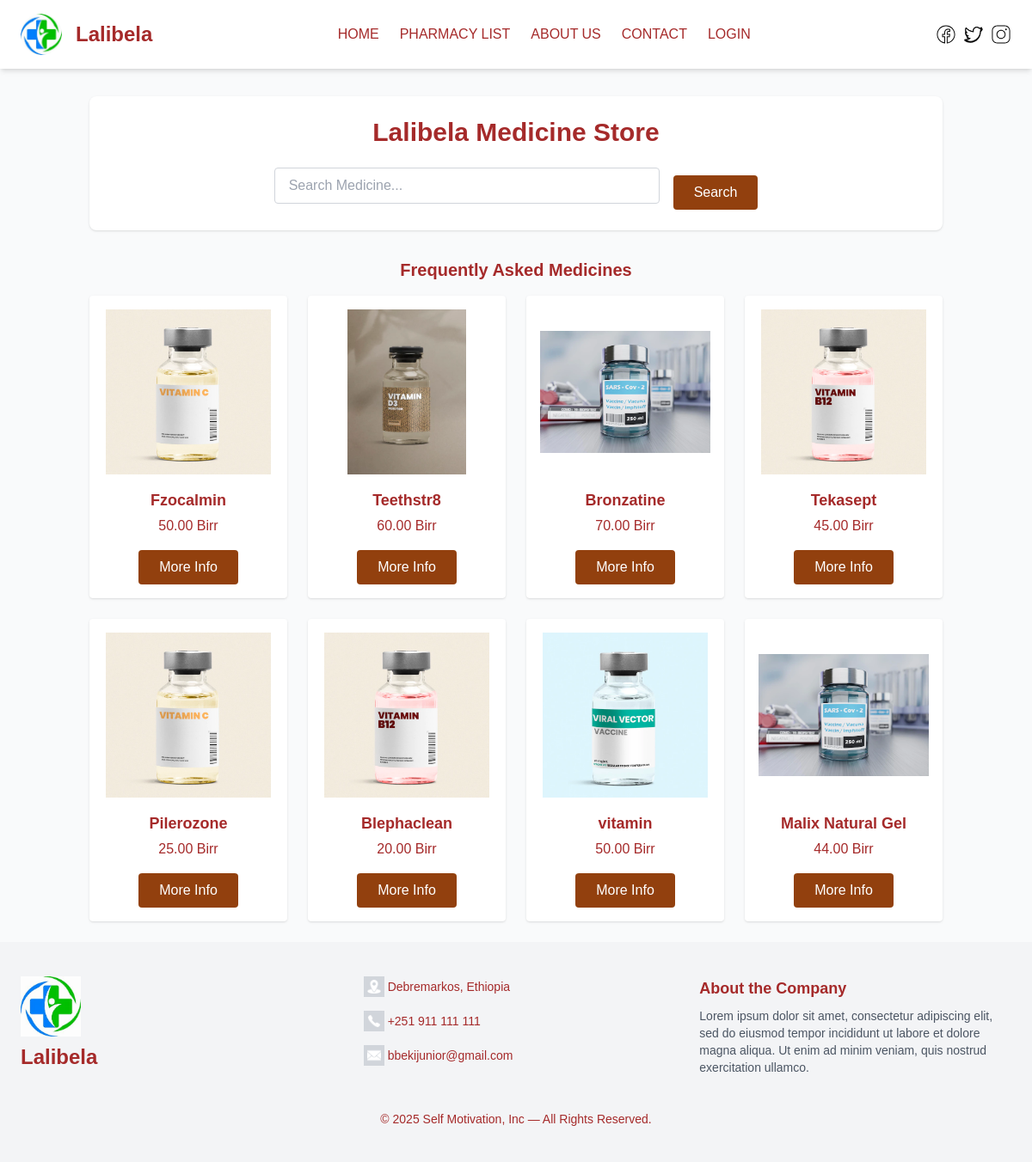
The page /pharmacy.php on the database its author committed.
### tables this page shows
CREATE TABLE `med_store` (
  `med_id` int(11) NOT NULL,
  `med_name` varchar(30) NOT NULL,
  `img` varchar(100) NOT NULL,
  `exp_date` varchar(10) NOT NULL,
  `price` int(10) NOT NULL,
  `med_desc` varchar(1000) NOT NULL
);

### pharmacy.php (the view, shortened to what this page needs)
<?php
$conn = new mysqli('localhost', 'root', '', 'medicine');
if(!$conn){
    echo 'connection error' . mysqli_connect_error();
}
    else{
$medicine = 'SELECT * FROM med_store';
$bind = mysqli_query($conn, $medicine);
$result = mysqli_fetch_all($bind, MYSQLI_ASSOC);
}
?>
<!DOCTYPE html>
<html lang="en">
<head>
  <script src="https://cdn.tailwindcss.com"></script>
  <link rel="stylesheet" href="css/style.css">
</head>
<body class="bg-gray-50 text-gray-800">
  <header>
    <?php include 'navbar.php'; ?>
  </header>
  <div class="container mx-auto px-4">
    <div class="bg-white shadow p-6 rounded-lg my-8 text-center space-y-4">
      <h1 class="text-2xl md:text-3xl font-bold">Lalibela Medicine Store</h1>
      <form action="search.php" method="POST" class="flex flex-col md:flex-row justify-center items-center gap-4">
        <input type="text" name="med_name" placeholder="Search Medicine..." required
          class="w-full max-w-md border border-gray-300 rounded px-4 py-2 focus:outline-none focus:ring-2 focus:ring-blue-500" />
        <button type="submit" name="search"
          class="mt-4 px-6 py-2 bg-amber-800 text-white rounded hover:bg-amber-700 transition">
          Search
        </button>
      </form>
    </div>
    <div class="mb-6">
      <h2 class="text-xl font-semibold mb-4 text-center">Frequently Asked Medicines</h2>
      <div class="grid grid-cols-1 sm:grid-cols-2 md:grid-cols-3 lg:grid-cols-4 gap-6">
        <?php foreach($result as $resul) { ?>
          <div class="bg-white shadow rounded overflow-hidden text-center p-4 hover:shadow-lg transition">
            <img src="./image/img/<?php echo htmlspecialchars($resul['img']); ?>" alt="Medicine Image" class="w-full h-48 object-contain mx-auto mb-4">
            <h2 class="text-lg font-semibold"><?php echo htmlspecialchars($resul['med_name']); ?></h2>
            <h3 class="font-medium mt-1"><?php echo htmlspecialchars($resul['price']); ?>.00 Birr</h3>
            <a href="medicine_details.php?med_id=<?php echo $resul['med_id']; ?>">
              <button class="mt-4 px-6 py-2 bg-amber-800 text-white rounded hover:bg-amber-700 transition">
                More Info
              </button>
            </a>
          </div>
        <?php } ?>
      </div>
    </div>
  </div>
  <?php include 'footer.php'; ?>
</body>
</html>

### navbar.php (shortened to what this page needs)
<!DOCTYPE html>
<html lang="en">
<head>
  <script src="https://cdn.tailwindcss.com"></script>
</head>
<body class="bg-gray-100">
  <div class="flex items-center justify-between px-6 py-4 bg-white shadow-md">
    <div class="flex items-center gap-4">
      <img src="image/logo.jpg" alt="Logo" class="w-12 h-12 rounded-full" />
      <h1 class="text-2xl font-bold">Lalibela</h1>
    </div>
    <ul class="flex items-center gap-6">
      <li><a href="index.php" class="hover:text-blue-600">HOME</a></li>
      <li class="relative group">
        <button class="hover:text-blue-600">PHARMACY LIST</button>
      </li>
      <li><a href="#footer" class="hover:text-blue-600">ABOUT US</a></li>
      <li><a href="#footer" class="hover:text-blue-600">CONTACT</a></li>
      <li><a href="login.php" class="hover:text-blue-600">LOGIN</a></li>
    </ul>
    <div class="flex items-center gap-2">
      <img src="image/facebook.svg" alt="Facebook" class="w-6 h-6" />
      <img src="image/twitter.svg" alt="Twitter" class="w-6 h-6" />
      <img src="image/instagram.svg" alt="Instagram" class="w-6 h-6" />
    </div>
  </div>
</body>
</html>

### footer.php (shortened to what this page needs)
<!DOCTYPE html>
<html lang="en">
<head>
    <link rel="stylesheet" href="css/style.css">
</head>
<body>
<footer id="footer" class="bg-gray-100 text-gray-800 py-10 px-6">
  <div class="max-w-6xl mx-auto grid grid-cols-1 md:grid-cols-3 gap-8 items-start">
    <div class="space-y-2 text-center md:text-left">
      <img src="image/logo.jpg" alt="Logo" width="70" height="70" class="mx-auto md:mx-0">
      <h2 class="text-2xl font-bold">Lalibela</h2>
    </div>
    <div class="space-y-4 text-sm">
      <div class="flex items-center">
        <img src="image/location.png" class="bg-gray-300 p-1 mx-1"  alt="Location" width="24" height="24">
        <span>Debremarkos, Ethiopia</span>
      </div>
      <div class="flex items-center">
        <img src="image/phone.png" class="bg-gray-300 p-1 mx-1" alt="Phone" width="24" height="24">
        <span>+251 911 111 111</span>
      </div>
      <div class="flex items-center">
        <img src="image/message.png"  class="bg-gray-300 p-1 mx-1" alt="Email" width="24" height="24">
        <a href="mailto:bbekijunior@gmail.com" class="hover:underline">bbekijunior@gmail.com</a>
      </div>
    </div>
    <div class="space-y-2 text-sm">
      <h2 class="text-lg font-semibold">About the Company</h2>
      <p class="text-gray-600">
        Lorem ipsum dolor sit amet, consectetur adipiscing elit, sed do eiusmod tempor incididunt ut labore
        et dolore magna aliqua. Ut enim ad minim veniam, quis nostrud exercitation ullamco.
      </p>
    </div>
  </div>
  <div class="text-center mt-10 text-sm">
  &copy; <span id="date">2025</span> Self Motivation, Inc — All Rights Reserved.
</div>
</footer>
</body>
</html>

### css/style.css (style rules this page uses)
* { font-family: "Quicksand", sans-serif; color: brown; }
body { background-color: whitesmoke; }

### rows shown on the page
med_store: img (picture), med_name "Fzocalmin", price "50"
med_store: img (picture), med_name "Teethstr8", price "60"
med_store: img (picture), med_name "Bronzatine", price "70"
med_store: img (picture), med_name "Tekasept", price "45"
med_store: img (picture), med_name "Pilerozone", price "25"
med_store: img (picture), med_name "Blephaclean", price "20"
med_store: img (picture), med_name "vitamin", price "50"
med_store: img (picture), med_name "Malix Natural Gel", price "44"
